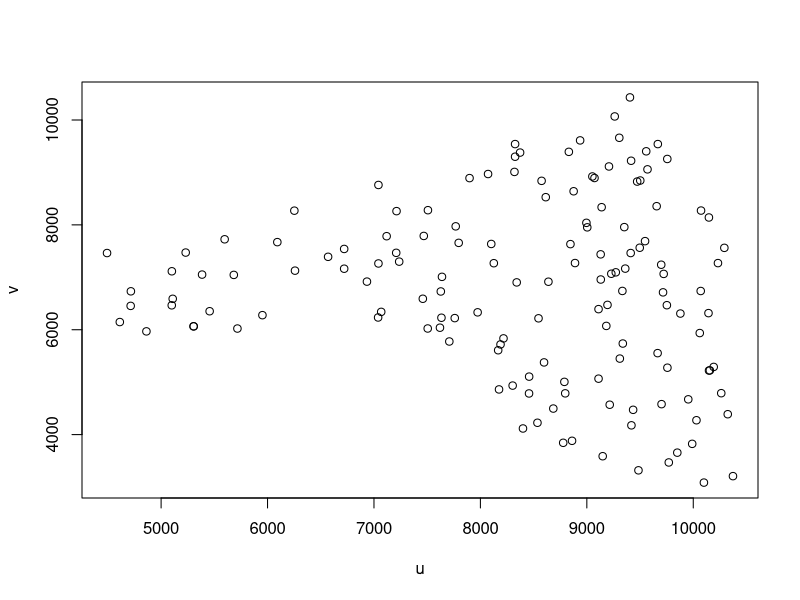
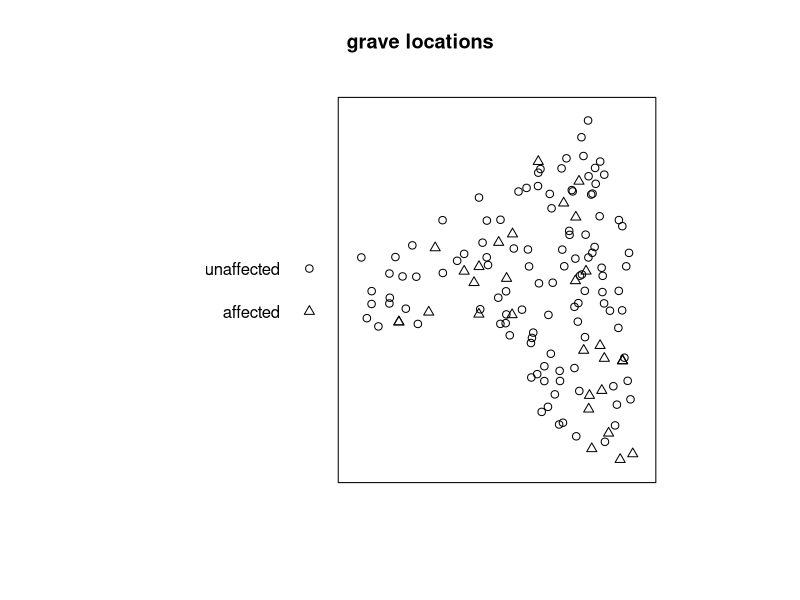
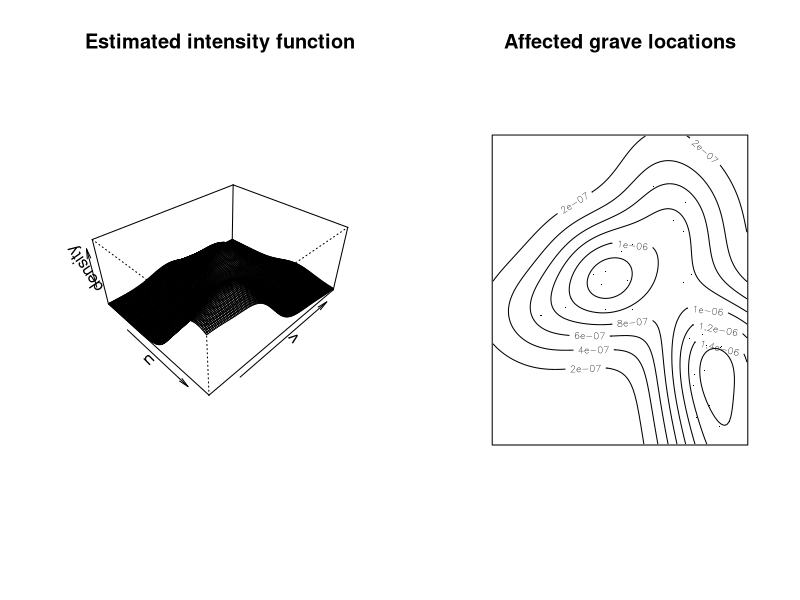
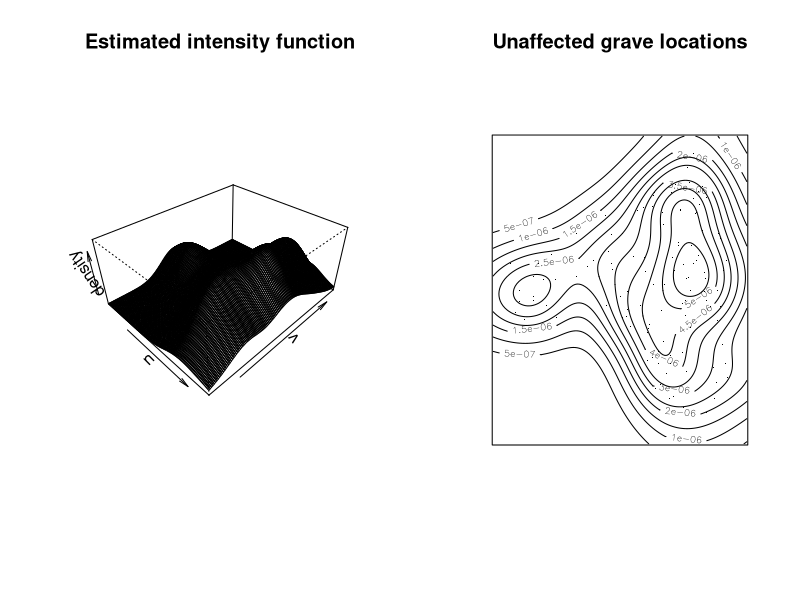
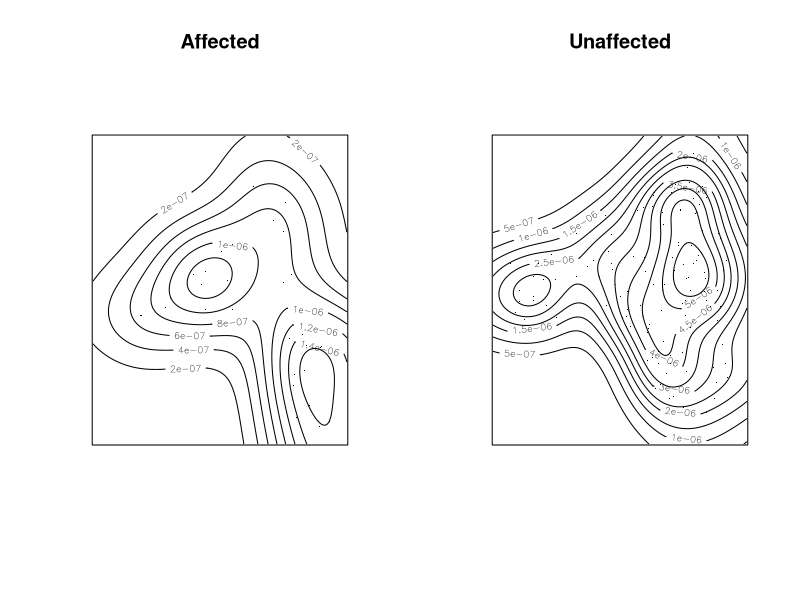

Write the R code that produced these figures, in order.
library(spatstat) # for inference on spatial point processes

# import and clean data
setwd("~/Dropbox/UCD_Files/Teaching/Math6384/Code/")
grave = read.csv("grave.csv", header = TRUE)
grave$deformity = factor(grave$deformity)
levels(grave$deformity) = c("unaffected", "affected")

# determine affected and unaffected sides
af = which(grave$deformity == "affected")
un = which(grave$deformity == "unaffected")

# plot of event locations
plot(v ~ u, data = grave)

# rec = locator()
# points must be anticlockwise!
# create boundary of rectangular window
umin = min(grave[,2]) - 500; umax = max(grave[,2]) + 500
vmin = min(grave[,3]) - 500; vmax = max(grave[,3]) + 500
# create rectangular bounding window
rec = data.frame(x = c(umax, umin, umin, umax),
                 y = c(vmax, vmax, vmin, vmin))
wrec = owin(poly = rec) # create rectangular bounding window
# create point pattern object with rectangular and polygonal boundaries
pprec = ppp(x = grave[,2], y = grave[,3],
            window = wrec, marks = factor(grave[,1]))

# plot affected and unaffected individuals in study area
plot(pprec, main = "grave locations")

# recommended bandwidths for affected and unaffected graves
# in u- and v-directions
dim = 2
# Scott's bandwidths in u- and v-directions
# for each group
buaf = sd(grave[af,2])*length(af)^(-1/(dim+4))
bvaf = sd(grave[af,3])*length(af)^(-1/(dim+4))
buun = sd(grave[un,2])*length(un)^(-1/(dim+4))
bvun = sd(grave[un,3])*length(un)^(-1/(dim+4))

# intensity estimated for affected and unaffected groups
# using associated bandwidths from Scott's rule
iaf = density(pprec[af,], sigma = c(buaf, bvaf))
iun = density(pprec[un,], sigma = c(buun, bvun))

# plot perspective and contour plots of estimated intensity for affected sites
par(mfrow = c(1, 2))
persp(iaf, theta = 45, phi = 35, xlab = "u", ylab = "v", zlab = "density", main = "Estimated intensity function")
contour(iaf, xlab = "u", ylab = "v", main = "Affected grave locations")
points(grave[af,2:3], pch = ".")

# plot perspective and contour plots of estimated intensity for unaffected sites
par(mfrow = c(1, 2))
persp(iun, theta = 45, phi = 35, xlab = "u", ylab = "v", zlab = "density", main = "Estimated intensity function")
contour(iun, xlab = "u", ylab = "v", main = "Unaffected grave locations")
points(grave[un, 2:3], pch = ".")

# plot perspective and contour plots of estimated intensity for unaffected sites
par(mfrow = c(1, 2))
contour(iaf, xlab = "u", ylab = "v", main = "Affected")
points(grave[af,2:3], pch = ".")
contour(iun, xlab = "u", ylab = "v", main = "Unaffected")
points(grave[un, 2:3], pch = ".")

par(mfrow = c(1, 1)) # set back to 1x1 plot
